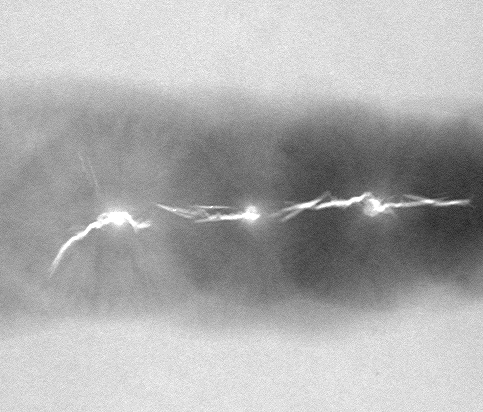
%> input picture exp2/IMG-2/06.tif, 483 x 412 px
$ octave m12_color.m   (GNU Octave 9; MATLAB toolbox functions it lacks are replaced by stand-ins)
%> lines starting %> are read from the running program, lines starting %| are printed output that depends on the picture
% 伪彩色处理
image_init = imread('./IMG-2/06.tif');
%> image_init is the input picture: size 412x483 uint8; min 33, max 255, mean 173.3
n = ndims(image_init);
%> n = 2
if n > 2
    image = rgb2grad(image_init);
else
    image = image_init;
end

[m,n] = size(image);
%> m = 412; n = 483
J = double(image);
L = 256;
for i = 1:m
    for j = 1:n
        if J(i,j) < L/4
            R(i,j) = 0;
            G(i,j) = 4*J(i,j);
            B(i,j) = L;
        elseif J(i,j) < L/2
            R(i,j) = 0;
            G(i,j) = L;
            B(i,j) = -4*(J(i,j)-L/2);
        elseif J(i,j) < 3*L/4
            R(i,j) = 4*(J(i,j)-L/2);
            G(i,j) = L;
            B(i,j) = 0;
        else
            R(i,j) = L;
            G(i,j) = -4*(J(i,j)-L);
            B(i,j) = 0;
        end
    end
end
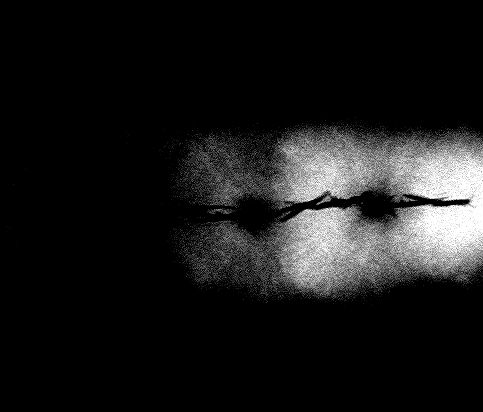
%> B: size 412x483 double; min 0, max 256, mean 26.1; drawn with min black and max white
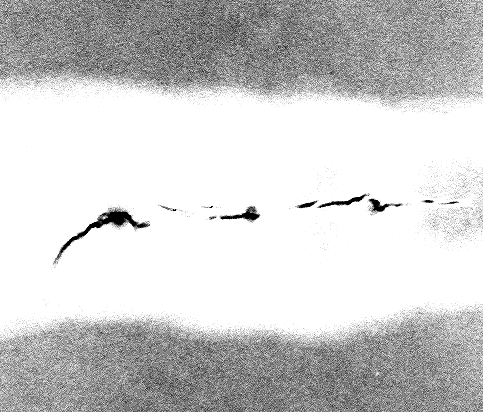
%> G: size 412x483 double; min 4, max 256, mean 207.3; drawn with min black and max white
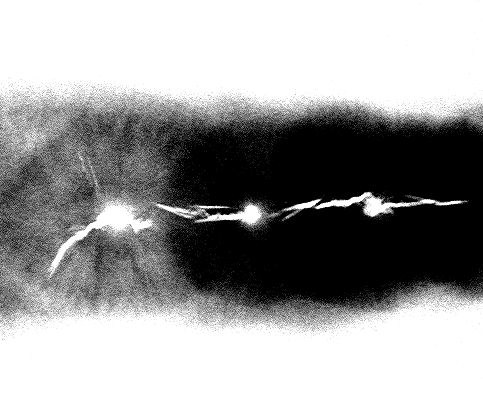
%> R: size 412x483 double; min 0, max 256, mean 159.4; drawn with min black and max white
image_color = repmat(image,[1 1 3]);
for i = 1:m
    for j = 1:n
        image_color(i,j,1) = R(i,j);
        image_color(i,j,2) = G(i,j);
        image_color(i,j,3) = B(i,j);
    end
end
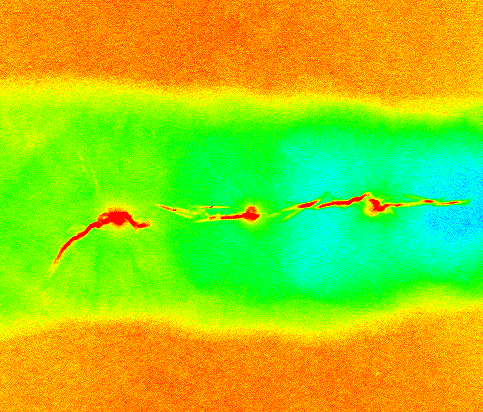
%> image_color: size 412x483x3 uint8; mean R, G, B 159, 206.8, 26.1

subplot(1, 2, 1)
imshow(image),title("原图像");
subplot(1, 2, 2)
imshow(image_color),title("伪彩色处理后");

$ run again, with exp2/IMG-2/03.tif copied over exp2/IMG-2/06.tif
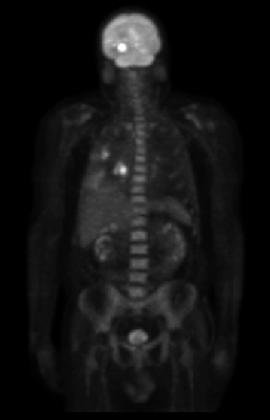
%> input picture exp2/IMG-2/03.tif, 270 x 420 px, shrunk from 746 x 1162 before the run
%> image_init is the input picture: size 420x270 uint8; min 0, max 255, mean 19.4
%> after the loop `for i = 1:m`:
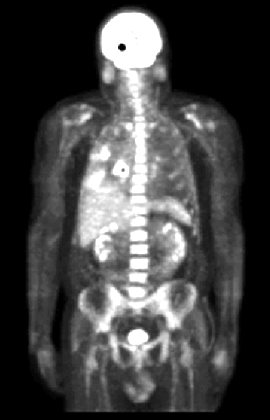
%> G: size 420x270 double; min 0, max 256, mean 68.1; drawn with min black and max white
%> after the loop `for i = 1:m`:
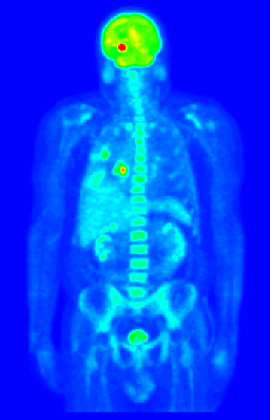
%> image_color: size 420x270x3 uint8; mean R, G, B 2.1, 68.1, 248

$ run again, with exp2/IMG-2/05.tif copied over exp2/IMG-2/06.tif
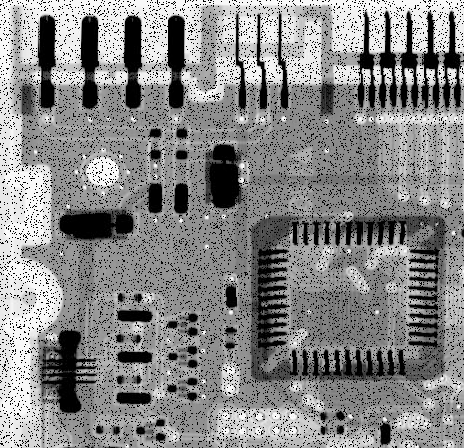
%> input picture exp2/IMG-2/05.tif, 464 x 448 px
%> image_init is the input picture: size 448x464 uint8; min 0, max 255, mean 135.7
%> after the loop `for i = 1:m`:
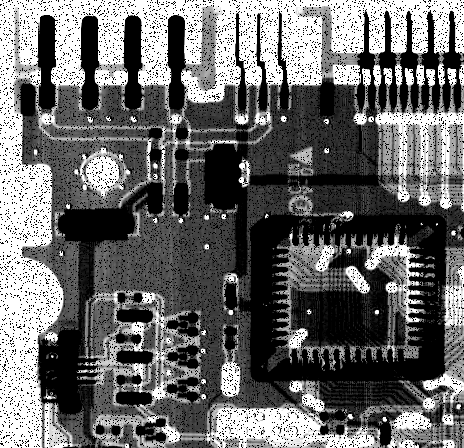
%> R: size 448x464 double; min 0, max 256, mean 106.8; drawn with min black and max white
%> after the loop `for i = 1:m`:
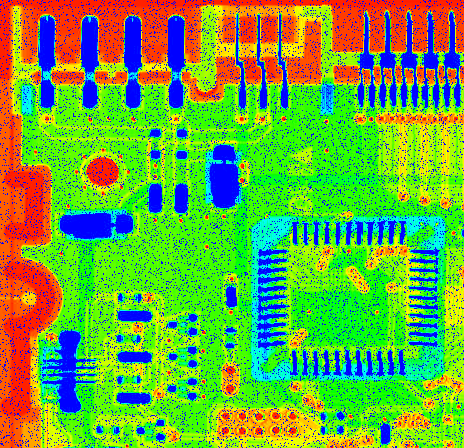
%> image_color: size 448x464x3 uint8; mean R, G, B 106.6, 171, 61.4
